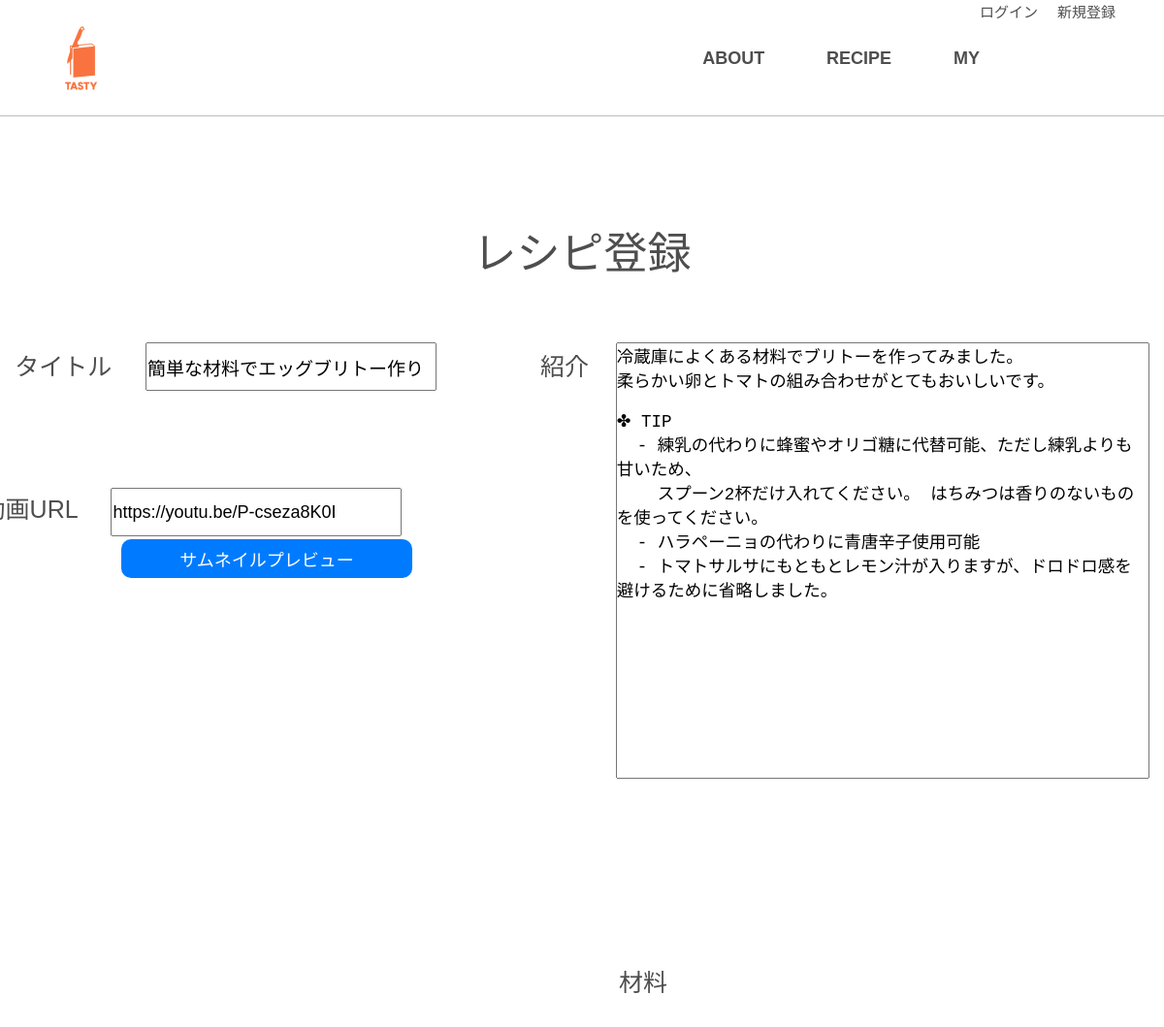
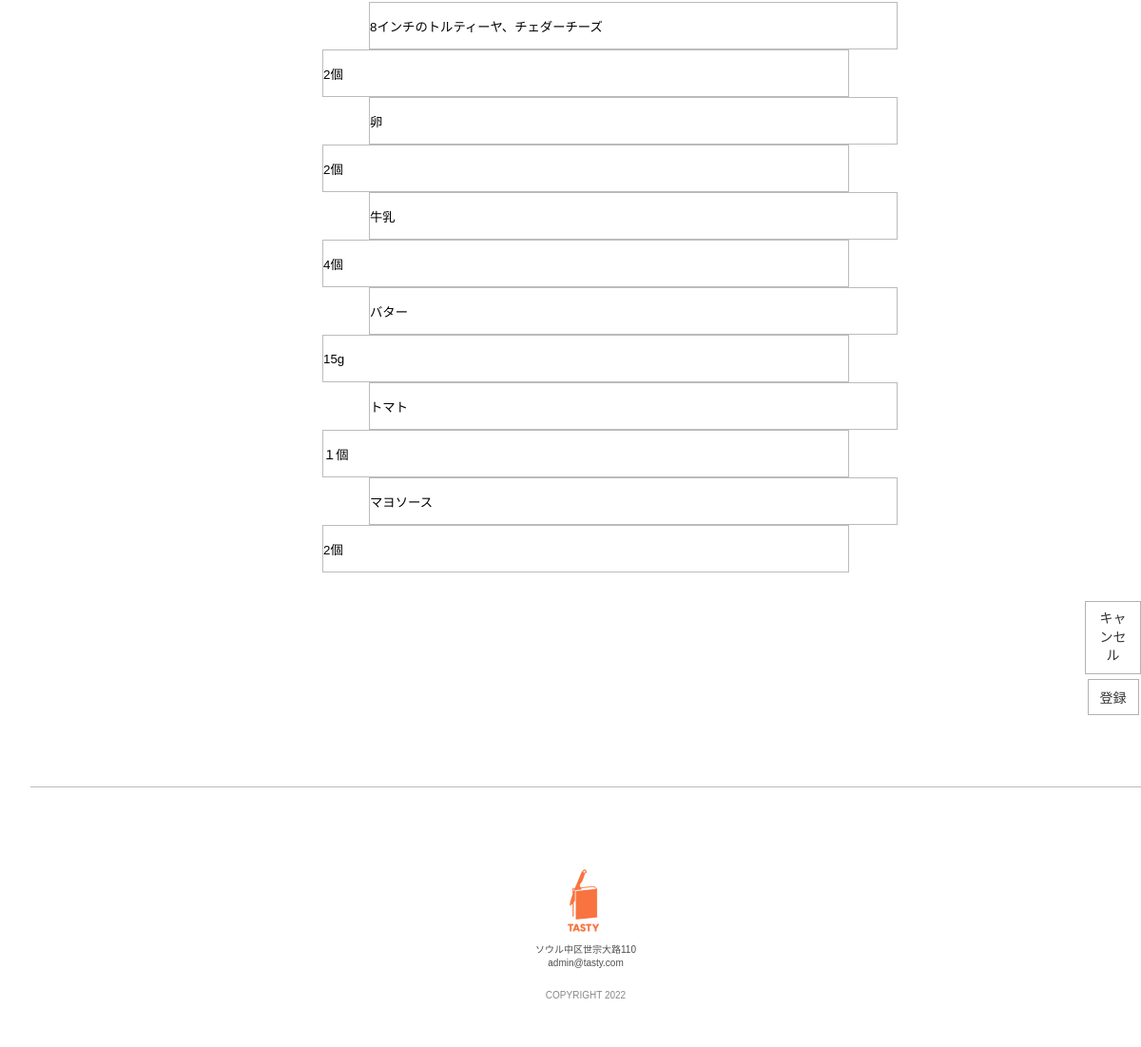
Page /movie_update.php?num=10 on the committed database (2 pictures, top to bottom).
### tables this page shows
CREATE TABLE IF NOT EXISTS `recipe_movie` (
  `recipe_id` int(11) NOT NULL AUTO_INCREMENT,
  `recipe_title` varchar(100) DEFAULT NULL,
  `recipe_introduce` text DEFAULT NULL,
  `writer` varchar(100) DEFAULT NULL,
  `regdate` datetime DEFAULT NULL,
  `recipe_url` text DEFAULT NULL,
  `hits` int(11) DEFAULT NULL,
  PRIMARY KEY (`recipe_id`)
);

CREATE TABLE IF NOT EXISTS `ingre_m` (
  `ingre_id` int(11) NOT NULL AUTO_INCREMENT,
  `i_name_1` varchar(100) DEFAULT NULL,
  `i_name_2` varchar(100) DEFAULT NULL,
  `i_name_3` varchar(100) DEFAULT NULL,
  `i_name_4` varchar(100) DEFAULT NULL,
  `i_name_5` varchar(100) DEFAULT NULL,
  `i_name_6` varchar(100) DEFAULT NULL,
  `i_num_1` varchar(100) DEFAULT NULL,
  `i_num_2` varchar(100) DEFAULT NULL,
  `i_num_3` varchar(100) DEFAULT NULL,
  `i_num_4` varchar(100) DEFAULT NULL,
  `i_num_5` varchar(100) DEFAULT NULL,
  `i_num_6` varchar(100) DEFAULT NULL,
  PRIMARY KEY (`ingre_id`)
);

### movie_update.php (the view, shortened to what this page needs)
<!DOCTYPE html>
<html lang="ko">
<head>
    <link rel="stylesheet" type="text/css" href="https://cdn.rawgit.com/moonspam/NanumSquare/master/nanumsquare.css">
    <link rel="stylesheet" href="css/slick.css">
	<link rel="stylesheet" href="https://cdn.linearicons.com/free/1.0.0/icon-font.min.css">
    <link rel="stylesheet" href="css/reciperegis1.css">
</head>
<body>
   <div class="wrap">
      <?php include "template/nav.php"?>
      <div class="event1">
        <li>レシピ登録</li>
<?php
$recipe_title = "";
$recipe_introduce = "";
$movie_url = "";
$i_name1 = "";
$i_name2 = "";
$i_name3 = "";
$i_name4 = "";
$i_name5 = "";
$i_name6 = "";
$i_num_1 = "";
$i_num_2 = "";
$i_num_3 = "";
$i_num_4 = "";
$i_num_5 = "";
$i_num_6 = "";
$num = $_REQUEST['num'];
$num = ($num != null && $num > 0) ? $num : 0;
if ($num > 0) {
    require("db_connect.php");
    $query = $db->query("select * from recipe_movie where recipe_id = {$num}");
    $row = $query->fetch();
    $recipe_title = $row['recipe_title'];
    $recipe_introduce = $row['recipe_introduce'];
    $movie_url = $row['recipe_url'];
    $query = $db->query("select * from connection_m where recipe_id = {$num}");
    $row = $query->fetch();
    $Ingre_id = $row['ingre_id'];
    $query = $db->query("select * from ingre_m where ingre_id = {$Ingre_id}");
    $row = $query->fetch();
    $i_name1 = $row['i_name_1'];
    $i_name2 = $row['i_name_2'];
    $i_name3 = $row['i_name_3'];
    $i_name4 = $row['i_name_4'];
    $i_name5 = $row['i_name_5'];
    $i_name6 = $row['i_name_6'];
    $i_num_1 = $row['i_num_1'];
    $i_num_2 = $row['i_num_2'];
    $i_num_3 = $row['i_num_3'];
    $i_num_4 = $row['i_num_4'];
    $i_num_5 = $row['i_num_5'];
    $i_num_6 = $row['i_num_6'];
}
?>
            </div>
            <div class="box">
                <ul>
                <li>タイトル &nbsp; &nbsp; <input type="text" id="name" class="int" name="recipe_title" value="<?=$recipe_title?>" ></li>
                    <li style="margin-left: 100px; margin-top:-200px">紹介 &nbsp; &nbsp;</li><textarea id="make" cols="50"  class="int1" style="vertical-align:top;" rows="10" name="recipe_introduce"><?=$recipe_introduce?></textarea>
                </ul>
                <div class="box1">
                <li>動画URL &nbsp; &nbsp;
                    <input type="text" style="width:300px; height: 50px; font-size:18px;" class="form-control m-3 youtube-url" name="movie_url" value="https://youtu.be<?=$movie_url?>"/><br>
                    <button class="btn btn-primary btn-block mt-3" id="getBtn" type="button" style="width:300px; height: 40px; font-size:18px; border:none; margin-left: 155px; margin-top:3px; border-radius:10px;" >サムネイルプレビュー</button>
                    </li>
                </div>
           </div>
           <div class="box3" style="margin-bottom:50px;">
               <li style="margin-left: 94px; margin-bottom: 30px;">材料</li>
               <li><input type="text" id="name" class="int3" name="name_1" value="<?=$i_name1?>"><input type="text" id="name" class="int4" name="num_1" value="<?=$i_num_1?>"></li>
               <li><input type="text" id="name" class="int3" name="name_2" value="<?=$i_name2?>"><input type="text" id="name" class="int4" name="num_2" value="<?=$i_num_2?>"></li>
               <li><input type="text" id="name" class="int3" name="name_3" value="<?=$i_name3?>"><input type="text" id="name" class="int4" name="num_3" value="<?=$i_num_3?>"></li>
               <li><input type="text" id="name" class="int3" name="name_4" value="<?=$i_name4?>"><input type="text" id="name" class="int4" name="num_4" value="<?=$i_num_4?>"></li>
               <li><input type="text" id="name" class="int3" name="name_5" value="<?=$i_name5?>"><input type="text" id="name" class="int4" name="num_5" value="<?=$i_num_5?>"></li>
               <li><input type="text" id="name" class="int3" name="name_6" value="<?=$i_name6?>"><input type="text" id="name" class="int4" name="num_6" value="<?=$i_num_6?>"></li>
            <div class="b-btn01 type01">
                <ul class="b-btn-wrap">
                    <li><a class="b-btn-type01" href="recipe_video.php?<?=$num?>">キャンセル</a></li>
                    <li><input id="input" type="submit" value="登録"></li>
           </div>
   <br><br>
       <?php include "template/footer.php"?>
        </div>
   </div>
</body>
</html>

### css/reciperegis1.css (style rules this page uses)
* { box-sizing: border-box; }
* { margin: 0;padding: 0; }
a { color: inherit; text-decoration: inherit; }
li { list-style: none; }
body { font-family: 'NanumSquare', sans-serif !important; font-size: 14px; color:#4e4e4e; line-height: 1.4; }
.wrap { width: 100%; min-width: 1100px; overflow: hidden; }
html { scroll-behavior: smooth; }
body .event1 { font-size: 45px; margin-top: 230px; text-align: center; }
body .box { text-align: center; font-size: 25px; margin-top: 60px; }
body .box1 { text-align: center; margin-left: -805px; font-size: 25px; float: inherit; margin-top: -300px; }
body .box3 { text-align: center; font-size: 25px; margin-left: 32px; margin-top: 400px; }
body .box ul li { display: inline-block; }
body .int { width:300px; height: 50px; font-size:19px; }
body .int1 { width:550px; height: 450px; vertical-align: top; text-align: left; }
body .int3 { width:556px; height: 50px; margin-left:100px; background-color: #fff; border: 0.1px solid; border-color:#bbbbbb; border-left:solid 0.1px #bbbbbb; }
body .int4 { width:554px; height: 50px; background-color: #fff; border: 0.1px solid; border-color:#bbbbbb; border-right:solid 0.1px #bbbbbb; }
.b-btn01.type01 ul { padding:30px 0 0 0;text-align:center; margin-left: 1105px; }
.b-btn01.type01 ul li { display:inline-block;margin:0 0 5px 4px;vertical-align:top; }
.b-btn01.type01 ul li a, .b-btn01.type01 ul li button { display:block;padding:8px 12px;border:1px solid rgba(0,0,0,0.3);font-size:14px;color:#333; }
#input { display:block;padding:8px 12px;border:1px solid rgba(0,0,0,0.3);font-size:14px;color:#333; background-color: #fff; }
textarea { width: 100%; font-size: 0.7em; resize: none; }
.btn-primary { color:#fff;background-color:#007bff;border-color:#007bff }
@media screen and (max-width:2600px) { .wrap { min-width: 100%; } }

### rows in the picture
recipe_movie: recipe_title "簡単な材料でエッグブリトー作り", recipe_introduce "冷蔵庫によくある材料でブリトーを作ってみました。 柔らかい卵とトマトの組み合わせがとてもおいしいです。 ✤ TIP - 練乳の代わりに蜂蜜やオリゴ糖に代替可能、ただし練乳よりも甘いため、 スプーン2杯だけ入れてください。 はちみつは香りのないものを使ってください。 - ハラペーニョの代わりに青唐辛子使用可能 - トマトサルサにもともとレモン汁が入りますが、ドロドロ感を避けるために省略しました。", movie_url "https://youtu.be/P-cseza8K0I"
ingre_m: name_1 "8インチのトルティーヤ、チェダーチーズ", num_1 "2個", name_2 "卵", num_2 "2個", name_3 "牛乳", num_3 "4個", name_4 "バター", num_4 "15g", name_5 "トマト", num_5 "１個", name_6 "マヨソース", num_6 "2個"
